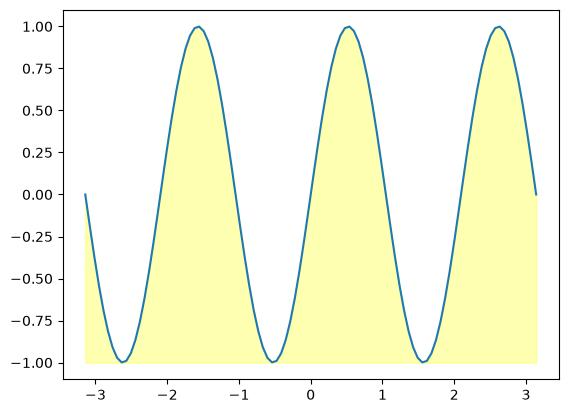

Reproduce this figure in Python.
import matplotlib.pyplot as plt
import numpy as np

x = np.linspace(-np.pi, np.pi, 100)
y = np.sin(3 * x)

plt.plot(x, y)
plt.fill_between(x, -1, y, color='yellow', alpha=0.3)
plt.savefig("ex04.jpg", bbox_inches='tight')
plt.show()
